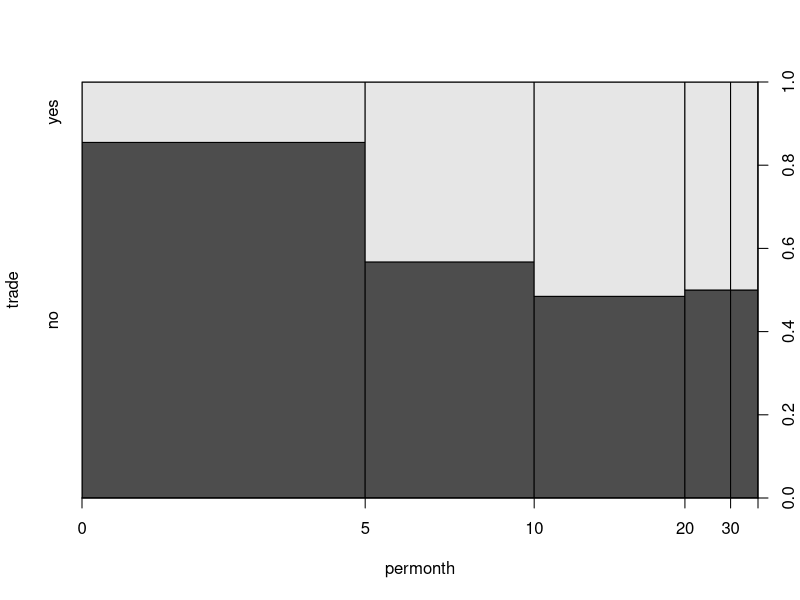
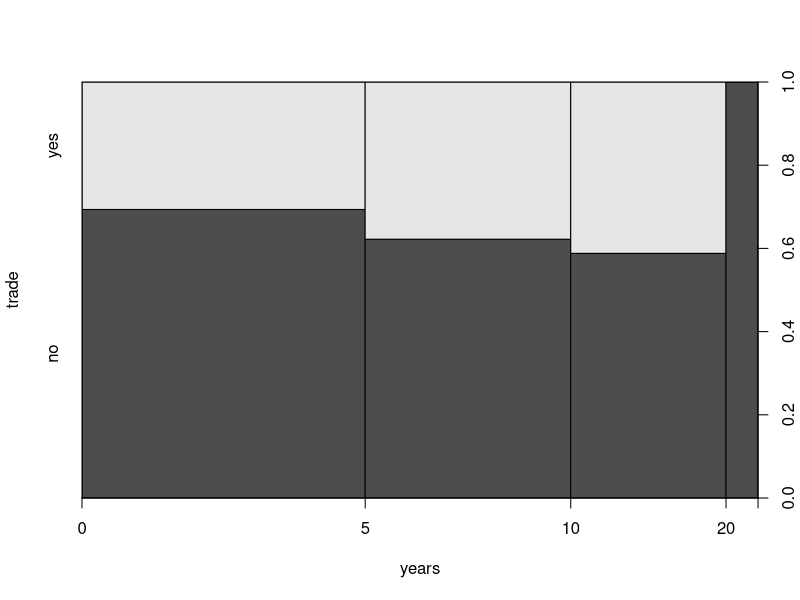

R code for these plots, in order:
library(AER)


### Name: SportsCards
### Title: Endowment Effect for Sports Cards
### Aliases: SportsCards
### Keywords: datasets

### ** Examples

data("SportsCards")
summary(SportsCards)

plot(trade ~ permonth, data = SportsCards,
  ylevels = 2:1, breaks = c(0, 5, 10, 20, 30, 70))
plot(trade ~ years, data = SportsCards,
  ylevels = 2:1, breaks = c(0, 5, 10, 20, 60))
